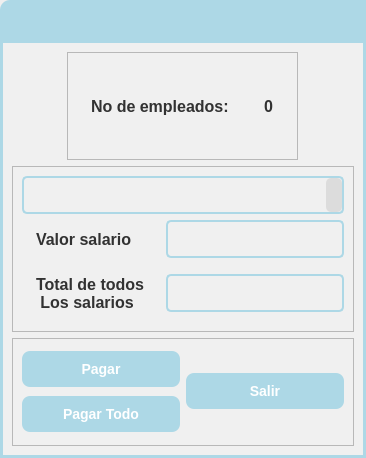
<?xml version="1.0" encoding="UTF-8"?>
<ui version="4.0">
 <class>Dialog</class>
 <widget class="QDialog" name="Dialog">
  <property name="geometry">
   <rect>
    <x>0</x>
    <y>0</y>
    <width>366</width>
    <height>458</height>
   </rect>
  </property>
  <property name="windowTitle">
   <string>Dialog</string>
  </property>
  <layout class="QVBoxLayout" name="verticalLayout">
   <property name="spacing">
    <number>0</number>
   </property>
   <property name="leftMargin">
    <number>0</number>
   </property>
   <property name="topMargin">
    <number>0</number>
   </property>
   <property name="rightMargin">
    <number>0</number>
   </property>
   <property name="bottomMargin">
    <number>0</number>
   </property>
   <item>
    <widget class="QFrame" name="menuBar_frame_2">
     <property name="minimumSize">
      <size>
       <width>0</width>
       <height>40</height>
      </size>
     </property>
     <property name="maximumSize">
      <size>
       <width>16777215</width>
       <height>40</height>
      </size>
     </property>
     <property name="styleSheet">
      <string notr="true">QFrame#menuBar_frame_2{
background-color: rgb(173, 216, 230);
border-top-left-radius: 10px;
}
</string>
     </property>
     <property name="frameShape">
      <enum>QFrame::StyledPanel</enum>
     </property>
     <property name="frameShadow">
      <enum>QFrame::Raised</enum>
     </property>
     <layout class="QHBoxLayout" name="horizontalLayout_5">
      <property name="spacing">
       <number>6</number>
      </property>
      <property name="leftMargin">
       <number>9</number>
      </property>
      <property name="topMargin">
       <number>11</number>
      </property>
      <property name="rightMargin">
       <number>15</number>
      </property>
      <property name="bottomMargin">
       <number>0</number>
      </property>
     </layout>
    </widget>
   </item>
   <item>
    <widget class="QFrame" name="central_frame">
     <property name="styleSheet">
      <string notr="true">QFrame#central_frame{
	border: 3px solid rgb(173, 216, 230); /* Bordes gruesos de color RGB(173, 216, 230) */
    background-color: rgb(240, 240, 240)
}
/* Estilo para QListWidget */
QListWidget {
    font-size: 14px;
    color: rgb(50, 50, 50);
    background-color: rgb(240, 240, 240);
    border: 2px solid rgb(173, 216, 230);
    border-radius: 5px;
    padding: 8px;
    min-width: 150px; /* Ancho mínimo para asegurar que se vean los elementos */
}

/* Efecto al pasar el mouse sobre un elemento en QListWidget */
QListWidget::item:hover {
    background-color: rgb(200, 220, 240);
}

/* Efecto al seleccionar un elemento en QListWidget */
QListWidget::item:selected {
    background-color: rgb(150, 200, 220);
    color: white;
}

/* Estilo para QLabel */
QLabel {
    font-size: 16px;
    font-weight: bold;
    color: rgb(50, 50, 50);
    background-color: rgb(240, 240, 240);
    padding: 10px;
}

/* Estilo para QPushButton */
QPushButton {
    font-size: 14px;
    font-weight: bold;
    color: white;
    background-color: rgb(173, 216, 230);
    border: none;
    border-radius: 8px;
    padding: 10px 20px;
}

/* Efecto al pasar el mouse sobre el botón */
QPushButton:hover {
    background-color: rgb(150, 200, 220);
}

/* Efecto al presionar el botón */
QPushButton:pressed {
    background-color: rgb(130, 180, 200);
}
/* Estilo para QLineEdit */
QLineEdit {
    font-size: 14px;
    color: rgb(50, 50, 50);
    background-color: rgb(240, 240, 240);
    border: 2px solid rgb(173, 216, 230);
    border-radius: 5px;
    padding: 8px;
}

/* Efecto al pasar el mouse sobre el QLineEdit */
QLineEdit:hover {
    border: 2px solid rgb(150, 200, 220);
}

/* Efecto al estar enfocado en el QLineEdit */
QLineEdit:focus {
    border: 2px solid rgb(50, 150, 220);
}
/* Estilo para QComboBox */
QComboBox {
    font-size: 14px;
    color: rgb(50, 50, 50);
    background-color: rgb(240, 240, 240);
    border: 2px solid rgb(173, 216, 230);
    border-radius: 5px;
    padding: 8px;
}

/* Estilo para el desplegable del QComboBox */
QComboBox::drop-down {
    background-color: rgb(220, 220, 220);
    border: none;
    border-radius: 5px;
}

/* Efecto al pasar el mouse sobre el QComboBox */
QComboBox:hover {
    border: 2px solid rgb(150, 200, 220);
}

</string>
     </property>
     <property name="frameShape">
      <enum>QFrame::StyledPanel</enum>
     </property>
     <property name="frameShadow">
      <enum>QFrame::Raised</enum>
     </property>
     <layout class="QGridLayout" name="gridLayout_2">
      <item row="3" column="0">
       <widget class="QFrame" name="buttons_frame">
        <property name="minimumSize">
         <size>
          <width>304</width>
          <height>0</height>
         </size>
        </property>
        <property name="frameShape">
         <enum>QFrame::StyledPanel</enum>
        </property>
        <property name="frameShadow">
         <enum>QFrame::Raised</enum>
        </property>
        <layout class="QGridLayout" name="gridLayout_3">
         <item row="1" column="0">
          <widget class="QPushButton" name="cancel_pushButton_4">
           <property name="minimumSize">
            <size>
             <width>123</width>
             <height>0</height>
            </size>
           </property>
           <property name="text">
            <string>Pagar Todo</string>
           </property>
          </widget>
         </item>
         <item row="0" column="0">
          <widget class="QPushButton" name="cancel_pushButton_3">
           <property name="minimumSize">
            <size>
             <width>123</width>
             <height>0</height>
            </size>
           </property>
           <property name="text">
            <string>Pagar</string>
           </property>
          </widget>
         </item>
         <item row="0" column="2" rowspan="2">
          <widget class="QPushButton" name="cancel_pushButton">
           <property name="minimumSize">
            <size>
             <width>123</width>
             <height>0</height>
            </size>
           </property>
           <property name="text">
            <string>Salir</string>
           </property>
          </widget>
         </item>
        </layout>
       </widget>
      </item>
      <item row="2" column="0">
       <widget class="QFrame" name="frame">
        <property name="frameShape">
         <enum>QFrame::StyledPanel</enum>
        </property>
        <property name="frameShadow">
         <enum>QFrame::Raised</enum>
        </property>
        <layout class="QGridLayout" name="gridLayout_4">
         <item row="2" column="1">
          <widget class="QLineEdit" name="lineEdit_2"/>
         </item>
         <item row="0" column="0" colspan="2">
          <widget class="QComboBox" name="comboBox"/>
         </item>
         <item row="1" column="0">
          <widget class="QLabel" name="label_3">
           <property name="text">
            <string>Valor salario</string>
           </property>
          </widget>
         </item>
         <item row="1" column="1">
          <widget class="QLineEdit" name="lineEdit"/>
         </item>
         <item row="2" column="0">
          <widget class="QLabel" name="label_4">
           <property name="text">
            <string>Total de todos
 Los salarios</string>
           </property>
          </widget>
         </item>
        </layout>
       </widget>
      </item>
      <item row="1" column="0" alignment="Qt::AlignHCenter">
       <widget class="QFrame" name="frame_2">
        <property name="minimumSize">
         <size>
          <width>0</width>
          <height>76</height>
         </size>
        </property>
        <property name="frameShape">
         <enum>QFrame::StyledPanel</enum>
        </property>
        <property name="frameShadow">
         <enum>QFrame::Raised</enum>
        </property>
        <layout class="QGridLayout" name="gridLayout">
         <item row="0" column="0" alignment="Qt::AlignLeft">
          <widget class="QLabel" name="label">
           <property name="text">
            <string>No de empleados:</string>
           </property>
          </widget>
         </item>
         <item row="0" column="1">
          <widget class="QLabel" name="label_2">
           <property name="text">
            <string>0</string>
           </property>
          </widget>
         </item>
        </layout>
       </widget>
      </item>
     </layout>
    </widget>
   </item>
  </layout>
 </widget>
 <resources>
  <include location="../icons.qrc"/>
  <include location="../fotos.qrc"/>
 </resources>
 <connections/>
</ui>
